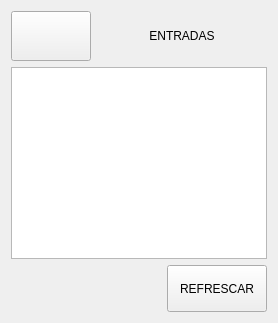
               <widget class="QWidget" name="pinventario_entradas">
                <layout class="QVBoxLayout" name="verticalLayout_24">
                 <item>
                  <layout class="QHBoxLayout" name="horizontalLayout_16">
                   <item>
                    <widget class="QPushButton" name="bt_back_entradas">
                     <property name="minimumSize">
                      <size>
                       <width>80</width>
                       <height>50</height>
                      </size>
                     </property>
                     <property name="maximumSize">
                      <size>
                       <width>80</width>
                       <height>50</height>
                      </size>
                     </property>
                     <property name="text">
                      <string/>
                     </property>
                     <property name="icon">
                      <iconset>
                       <normaloff>imagenes_gui/flecha_izquierda_blanca.svg</normaloff>imagenes_gui/flecha_izquierda_blanca.svg</iconset>
                     </property>
                     <property name="iconSize">
                      <size>
                       <width>40</width>
                       <height>40</height>
                      </size>
                     </property>
                    </widget>
                   </item>
                   <item>
                    <widget class="QLabel" name="label_21">
                     <property name="sizePolicy">
                      <sizepolicy hsizetype="Preferred" vsizetype="Preferred">
                       <horstretch>0</horstretch>
                       <verstretch>0</verstretch>
                      </sizepolicy>
                     </property>
                     <property name="minimumSize">
                      <size>
                       <width>120</width>
                       <height>50</height>
                      </size>
                     </property>
                     <property name="maximumSize">
                      <size>
                       <width>10000</width>
                       <height>50</height>
                      </size>
                     </property>
                     <property name="text">
                      <string>ENTRADAS</string>
                     </property>
                     <property name="alignment">
                      <set>Qt::AlignCenter</set>
                     </property>
                    </widget>
                   </item>
                  </layout>
                 </item>
                 <item>
                  <widget class="QTableWidget" name="table_entradas"/>
                 </item>
                 <item>
                  <layout class="QHBoxLayout" name="horizontalLayout_37">
                   <item>
                    <spacer name="horizontalSpacer_15">
                     <property name="orientation">
                      <enum>Qt::Horizontal</enum>
                     </property>
                     <property name="sizeHint" stdset="0">
                      <size>
                       <width>40</width>
                       <height>20</height>
                      </size>
                     </property>
                    </spacer>
                   </item>
                   <item>
                    <widget class="QPushButton" name="bt_refrescar_entradas">
                     <property name="minimumSize">
                      <size>
                       <width>100</width>
                       <height>47</height>
                      </size>
                     </property>
                     <property name="text">
                      <string>REFRESCAR</string>
                     </property>
                    </widget>
                   </item>
                  </layout>
                 </item>
                </layout>
               </widget>
